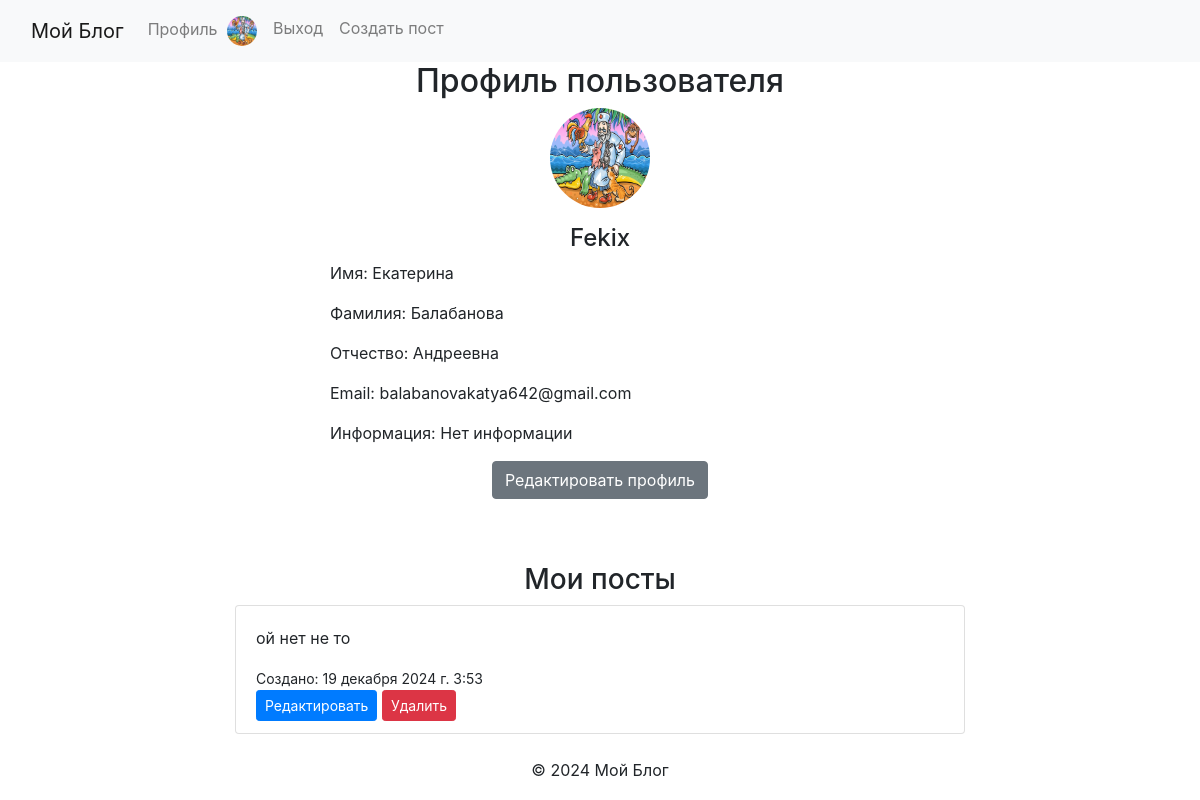
The app's page /profile/ (signed in), older data.
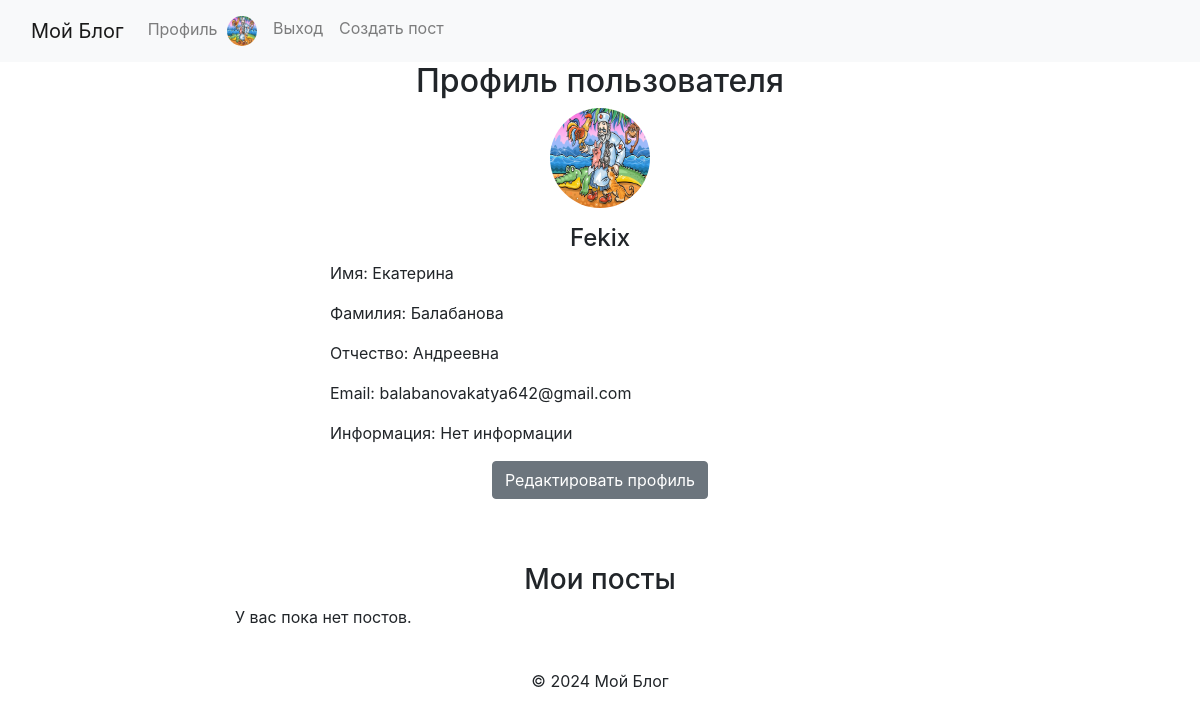
The same page, newer data.
### myBlog/models.py (models this page shows, shortened)
class Post(models.Model):
    author = models.ForeignKey(User, on_delete=models.SET_NULL, null=True)
    author_name = models.CharField(max_length=100, blank=True)
    title = models.CharField(max_length=255)
    content = models.TextField()
    created_at = models.DateTimeField(auto_now_add=True)  # Дата и время создания поста

### myBlog/views.py (the view)
# urls.py: path('profile/', ProfileView.as_view(), name='profile'),
class ProfileView(View):
    def get(self, request):
        profile = get_object_or_404(Profile, user=request.user)  # Получаем профиль пользователя или 404 если не найдено
        posts = Post.objects.filter(author=request.user).order_by('-created_at')  # Получаем посты пользователя
        return render(request, 'myBlog/profile.html', {'profile': profile, 'posts': posts})

### myBlog/templates/myBlog/profile.html (shortened to what this page needs)
{% extends 'base.html' %}
{% load static %}
{% block content %}
<div class="container">
    <h2 class="text-center">Профиль пользователя</h2>
    <div class="row justify-content-center">
        <div class="col-md-6 text-center">
            <div class="mb-3">
                {% if profile.avatar %}
                    <img src="{{ profile.avatar.url }}" alt="Аватар" class="rounded-circle" style="width: 100px; height: 100px;">
                {% else %}
                    <img src="{% static 'avatars/default.png' %}" alt="Аватар" class="rounded-circle" style="width: 100px; height: 100px;">
                {% endif %}
            </div>
            <h4>{{ profile.nickname }}</h4>
            <p class="text-left">Имя: {{ profile.first_name }}</p>
            <p class="text-left">Фамилия: {{ profile.last_name }}</p>
            <p class="text-left">Отчество: {{ profile.patronymic }}</p>
            <p class="text-left">Email: {{ request.user.email }}</p>
            <p class="text-left">Информация: {{ profile.information|default:"Нет информации" }}</p>
            <a href="{% url 'myBlog:edit_profile' %}" class="btn btn-secondary mb-3">Редактировать профиль</a>
        </div>
    </div>
    <h3 class="text-center mt-5">Мои посты</h3>
    <div class="row justify-content-center">
        <div class="col-md-8">
            {% if posts %}
                <ul class="list-group">
                    {% for post in posts %}
                        <li class="list-group-item">
                            <p>{{ post.content|truncatewords:20 }}</p>
                            <small>Создано: {{ post.created_at }}</small><br>
                            <a href="{% url 'myBlog:edit_post' post.id %}" class="btn btn-primary btn-sm">Редактировать</a>
                            <form method="POST" action="{% url 'myBlog:delete_post' post.id %}" style="display:inline;">
                                <button type="submit" class="btn btn-danger btn-sm">Удалить</button>
                            </form>
                        </li>
                    {% endfor %}
                </ul>
            {% else %}
                <p>У вас пока нет постов.</p>
            {% endif %}
        </div>
    </div>
</div>
{% endblock %}

Row changes from the older to the newer data that the page shows:
removed Post: content "ой нет не то", created_at "19 декабря 2024 г. 3:53"
Text that changed along with them:
text now shown: "У вас пока нет постов."
